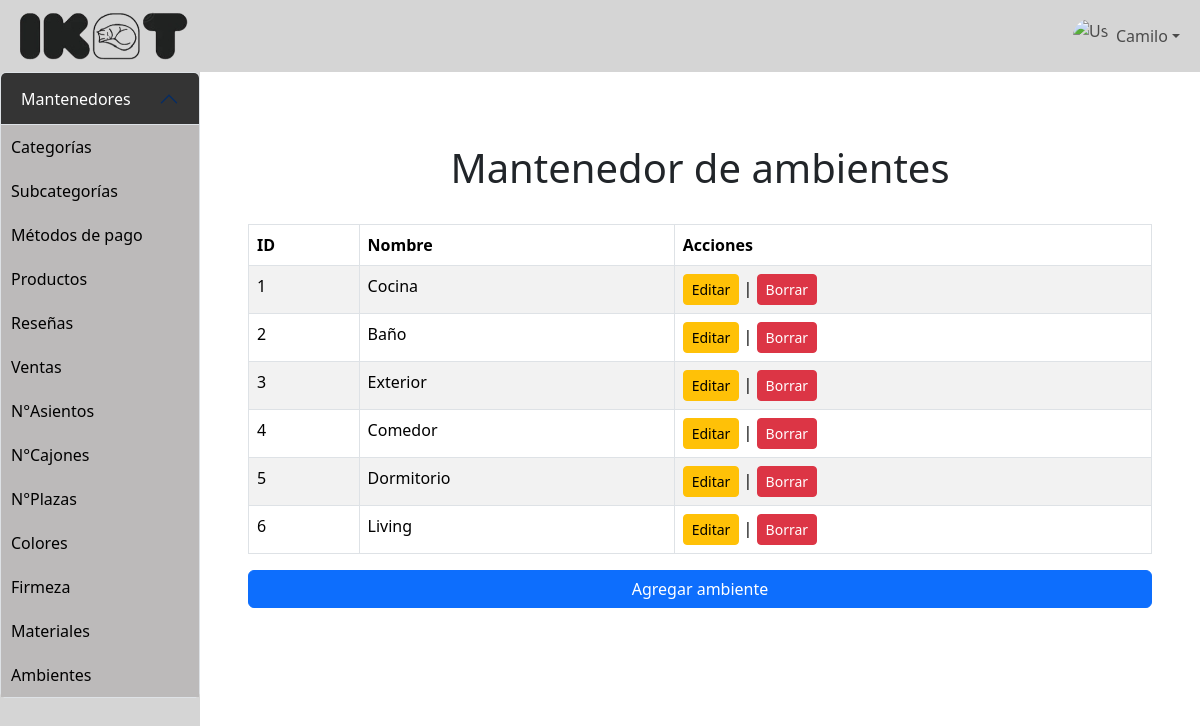
Screenshot of /mantenedores/Mantenedor_ambientes/mostrar_ambiente.php (signed in) with the database file from the repository.
### tables this page shows
CREATE TABLE `ambiente` (
  `id_ambiente` int(11) NOT NULL,
  `nombre_ambiente` varchar(30) NOT NULL
);

### mantenedores/Mantenedor_ambientes/mostrar_ambiente.php (the view, shortened to what this page needs)
<?php
include '../../config/conexion.php';
?>
<!DOCTYPE html>
<html lang="en">
<head>
    <link href="https://cdn.jsdelivr.net/npm/bootstrap@5.3.3/dist/css/bootstrap.min.css" rel="stylesheet">
    <link rel="stylesheet" href="..\..\assets\css\styles.css">
</head>
<body>
    <?php include $_SERVER['DOCUMENT_ROOT'] . '/xampp/TIS-1/IKAT/templates/header.php';?>
    <div class="d-flex">
        <div id="sidebar" class="collapse d-lg-block">
            <div class="accordion" id="accordionSidebar">
                <div class="accordion-item">
                    <h4 class="accordion-header" id="headingMantenedores">
                        <button class="accordion-button" type="button" data-bs-toggle="collapse"
                                data-bs-target="#mantenedoresLinks" aria-expanded="true" aria-controls="mantenedoresLinks">
                            Mantenedores
                        </button>
                    </h4>
                    <div id="mantenedoresLinks" class="accordion-collapse collapse show" aria-labelledby="headingMantenedores"
                         data-bs-parent="#accordionSidebar">
                        <div class="accordion-body p-0">
                            <a href="../categoria/mostrar_categoria.php" class="sidebar-link">Categorías</a>
                            <a href="../Mantenedor_subcategorias/mostrar_subcategoria.php" class="sidebar-link">Subcategorías</a>
                            <a href="../Mantenedor_metodo_pago/mostrar_metodo_pago.php" class="sidebar-link">Métodos de pago</a>
                            <a href="../Mantenedor_producto/mostrar_producto.php" class="sidebar-link">Productos</a>
                            <a href="../Mantenedor_reseña/mostrar_resenia.php" class="sidebar-link">Reseñas</a>
                            <a href="../Mantenedor_top_ventas/mostrar_top_ventas.php" class="sidebar-link">Ventas</a>
                            <a href="../Mantenedor_n_asientos/mostrar_n_asientos.php" class="sidebar-link">N°Asientos</a>
                            <a href="../Mantenedor_n_cajones/mostrar_n_cajones.php" class="sidebar-link">N°Cajones</a>
                            <a href="../Mantenedor_n_plazas/mostrar_n_plazas.php" class="sidebar-link">N°Plazas</a>
                            <a href="../Mantenedor_colores/mostrar_color.php" class="sidebar-link">Colores</a>
                            <a href="../Mantenedor_firmezas/mostrar_firmeza.php" class="sidebar-link">Firmeza</a>
                            <a href="../Mantenedor_materiales/mostrar_material.php" class="sidebar-link">Materiales</a>
                            <a href="../Mantenedor_ambientes/mostrar_ambiente.php" class="sidebar-link">Ambientes</a>
                        </div>
                    </div>
                </div>
            </div>
        </div>
        <div class="content-area flex-grow-1 p-5 col-4 col-md-10">
            <h1 class="text-center p-4">Mantenedor de ambientes</h1>
            <div class="table-responsive">
                <?php
                    $sql = "SELECT * FROM ambiente";
                    $result = $conn->query($sql);
                    if ($result->num_rows > 0) {
                        echo "<table class='table table-bordered table-striped'>
                                <thead class='thead-dark'>
                                    <tr>
                                        <th>ID</th>
                                        <th>Nombre</th>
                                        <th>Acciones</th>
                                    </tr>
                                </thead>
                                <tbody>";
                        while($row = $result->fetch_assoc()) {
                            echo "<tr>
                                    <td>" . $row["id_ambiente"] . "</td>
                                    <td>" . $row["nombre_ambiente"] . "</td>
                                    <td>
                                        <a class='btn btn-warning btn-sm' data-bs-toggle='modal' data-bs-target='#editarAmbienteModal" . $row["id_ambiente"] . "'>Editar</a> |
                                        <a href='borrar_ambiente.php?id=" . $row["id_ambiente"] . "' class='btn btn-danger btn-sm'>Borrar</a>
                                    </td>
                                  </tr>";
                        }
                        echo "</tbody></table>";
                        echo "<a class='btn btn-primary mt-3 d-block' data-bs-toggle='modal' data-bs-target='#agregarAmbienteModal'>Agregar ambiente</a>";
                    } else {
                        echo "<p class='text-center'>No hay ambientes registrados.</p>";
                        echo "<a class='btn btn-primary mt-3 d-block' data-bs-toggle='modal' data-bs-target='#agregarAmbienteModal'>Agregar ambiente</a>";
                        echo "<a href='../menu/menu.html' class='btn btn-primary mt-3 d-block'>Volver al menú</a>";
                    }
                ?>
            </div>
        </div>
    </div>
</body>
</html>

### templates/header.php (shortened to what this page needs)
<nav class="navbar navbar-expand-lg">
    <div class="container-fluid">
        <?php
            if (isset($_SESSION['tipo_usuario'])) {
                if ($_SESSION['tipo_usuario'] === 'Superadmin') { ?>
                <a href="/xampp/TIS-1/IKAT/views/menu_rol/menu_supadm.php">
                    <img width="180px" height="auto" src="/xampp/TIS-1/IKAT/assets/images/ikat.png" alt="Ikat">
                </a>
                <?php
                } elseif ($_SESSION['tipo_usuario'] === 'Admin') { ?>
                <a href="/xampp/TIS-1/IKAT/views/menu_rol/menu_adm.php">
                    <img width="180px" height="auto" src="/xampp/TIS-1/IKAT/assets/images/ikat.png" alt="Ikat">
                </a>
                <?php
                } elseif ($_SESSION['tipo_usuario'] === 'Registrado') { ?>
                <a href="/xampp/TIS-1/IKAT/views/menu_rol/menu_reg.php">
                    <img width="180px" height="auto" src="/xampp/TIS-1/IKAT/assets/images/ikat.png" alt="Ikat">
                </a>
                <?php
                }
            } else { ?>
                <a href="../index.php">
                    <img width="180px" height="auto" src="/xampp/TIS-1/IKAT/assets/images/ikat.png" alt="Ikat">
                </a>
            <?php
            }
            ?>
        <div class="collapse navbar-collapse" id="navbarContent">
            <ul class="navbar-nav ms-auto align-items-center text-center">
                <li class="nav-item d-flex align-items-center gap-3">
                    <a href="/xampp/TIS-1/IKAT/views/catalogo.php" class="btn btn-link d-none d-lg-flex p-0">
                    </a>
                    <a href="/xampp/TIS-1/IKAT/views/deseados.php" class="btn btn-link p-0 d-none d-lg-flex">
                    </a>
                    <a href="/xampp/TIS-1/IKAT/views/carrito.php" class="btn btn-link p-0 d-none d-lg-flex">
                    </a>
                    <div class="nav-item dropdown">
                        <a class="nav-link dropdown-toggle d-flex align-items-center" href="#" role="button"
                            data-bs-toggle="dropdown" aria-expanded="false">
                            <img src="https://as2.ftcdn.net/v2/jpg/03/49/49/79/1000_F_349497933_Ly4im8BDmHLaLzgyKg2f2yZOvJjBtlw5.jpg"
                                alt="User Image" class="user-avatar me-2">
                            <span> <?php echo $_SESSION['nombre_usuario'];?> </span>
                        </a>
                    </div>
                </li>
            </ul>
        </div>
    </div>
</nav>

### assets/css/styles.css (style rules this page uses)
body { cursor: url("../../assets/images/cathand.png"),auto; }
a.btn, a.nav-link, a.link-primary, button, [type="button"], [type="submit"] { cursor: url("../../assets/images/pointer.png"), pointer; }
a, button.btn, .input-group-text, button.input-group-text { cursor: url("../../assets/images/pointer.png"), pointer !important; }
.navbar { background-color: #d5d5d5; }
#sidebar { min-height: 100vh; width: 250px; background-color: #D5D5D5; transition: transform 0.3s ease; }
#sidebar .accordion-button { background-color: #343434; color: rgb(255, 255, 255); }
.sidebar-link { background-color: #bcbaba; color: rgb(0, 0, 0); text-decoration: none; padding: 10px; display: block; }
.user-avatar { width: 35px; height: 35px; object-fit: cover; border-radius: 50%; }

### rows the page displays
ambiente: id_ambiente "1", nombre_ambiente "Cocina"
ambiente: id_ambiente "2", nombre_ambiente "Baño"
ambiente: id_ambiente "3", nombre_ambiente "Exterior"
ambiente: id_ambiente "4", nombre_ambiente "Comedor"
ambiente: id_ambiente "5", nombre_ambiente "Dormitorio"
ambiente: id_ambiente "6", nombre_ambiente "Living"

### other values shown
$_SESSION['nombre_usuario'] "Camilo"
